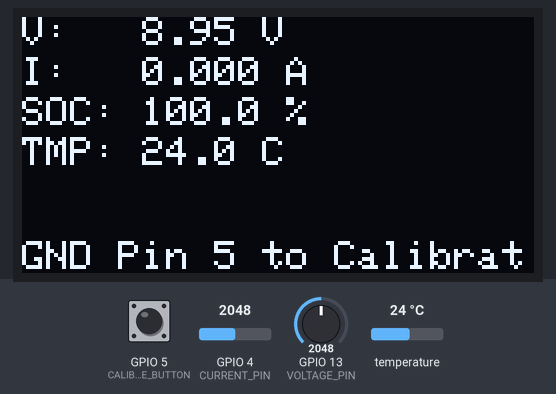
Recording of a sketch running on a simulated ESP32. Parts: 128×64 one-colour display. Inputs (shaded band) come from the test bench; at power-on: temperature 24 °C, GPIO 5 (CALIBRATE_BUTTON) HIGH, GPIO 4 (CURRENT_PIN) = 2048, GPIO 13 (VOLTAGE_PIN) = 2048 (analog values on the 0–4095 scale). EEPROM starts erased; what the sketch prints to the serial monitor is not drawn.

Above: at 5.5 s.
5.6 s: temperature set to 12 °C
At 6.7 s:
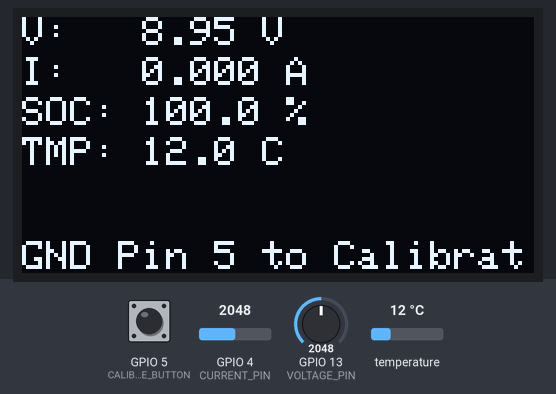
7.4 s: GPIO 5 (CALIBRATE_BUTTON) pulled LOW for 1 s
At 9.3 s:
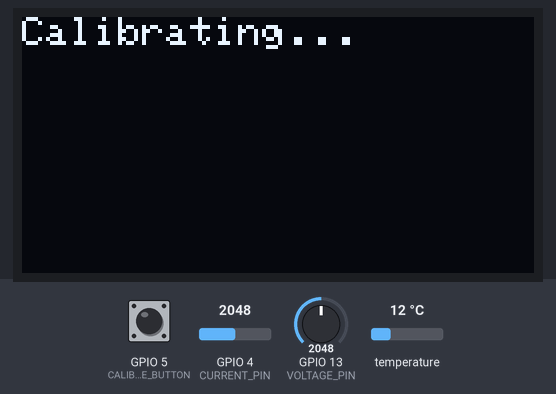
11.3 s: GPIO 4 (CURRENT_PIN) set to 2093
At 13.5 s:
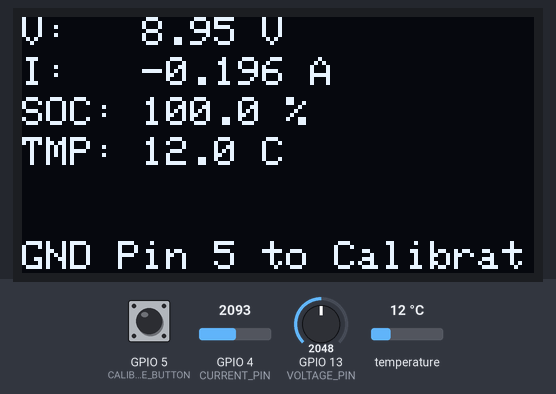
14.3 s: GPIO 13 (VOLTAGE_PIN) set to 2866
At 16.9 s:
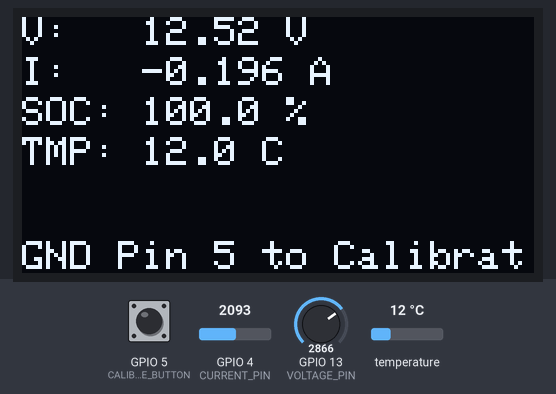
17.3 s: temperature set to 19 °C
19.3 s: GPIO 4 (CURRENT_PIN) set to 2047
At 22.0 s:
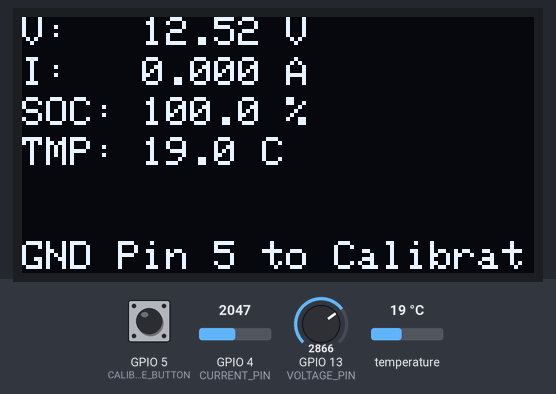
Timing chart, 0 to 23.3 s (numbered marks = the images above; inputs shaded):
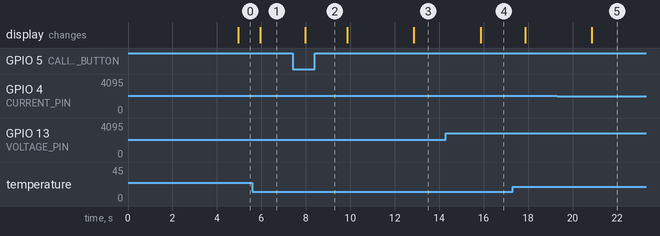

Measured:
- the behaviour switches between 2059 and 2060 on GPIO 4 (CURRENT_PIN) (found by bisection; images 2 and 3)
- after the input at 5.6 s, the display: changes after 0.35 s (image 1)
- after the input at 7.4 s, the display: changes after 0.58 s (image 2)
- after the input at 11.3 s, the display: changes after 1.6 s (image 3)
- after the input at 14.3 s, the display: changes after 1.6 s (image 4)
- after the input at 19.3 s, the display: changes after 1.6 s (image 5)

The sketch:

battery.ino
```cpp
// My Battery Project
// Reads voltage, current, and temp to show the battery SOC (State of Charge).
// It's supposed to remember the battery level even if I unplug it.
// Written by me, with a lot of help from Google.

// All the libraries I need to make this work
#include <Wire.h>
#include <Adafruit_GFX.h>
#include <Adafruit_SSD1306.h>
#include <OneWire.h>
#include <DallasTemperature.h>
#include <EEPROM.h>

// --- Pin Setup ---
// Where I plugged everything into my ESP32
const int VOLTAGE_PIN = 13;       // The voltage sensor's signal pin
const int CURRENT_PIN = 4;        // The current sensor's signal pin
const int CALIBRATE_BUTTON = 5;   // The button to zero-out the current sensor
const int TEMP_PROBE_PIN = 23;    // The data pin for the DS18B20 temp probe

// --- Screen Stuff ---
#define SCREEN_WIDTH 128
#define SCREEN_HEIGHT 64
#define OLED_SDA_PIN 21
#define OLED_SCL_PIN 22
Adafruit_SSD1306 display(SCREEN_WIDTH, SCREEN_HEIGHT, &Wire, -1);

// --- OneWire Setup for the Temp Sensor ---
OneWire oneWireThing(TEMP_PROBE_PIN);
DallasTemperature tempSensor(&oneWireThing);

// --- Battery Settings ---
// The total size of my battery pack in Amp-hours. I looked this up online.
const float BATTERY_FULL_CAPACITY = 12.064;

// --- Sensor Tuning ---
// These numbers make the sensors read correctly. Had to figure these out by testing.
const float VOLTAGE_CORRECTION = 5.423; // My voltage divider isn't perfect, so this fixes it.
const float CURRENT_SENSITIVITY = 0.185; // This is from the ACS712 datasheet for the 5A version.
const float ESP32_VOLTAGE = 3.3;

// --- Global Variables ---
// Stuff that needs to be accessed by multiple functions
float noLoadVoltage = 0; // Stores the sensor voltage when there's no current
float batteryJuiceLeft;  // This holds the remaining Ah, gets loaded from memory
unsigned long timeOfLastCheck = 0;
unsigned long timeOfLastSave = 0;

// --- Tweakable Settings ---
// How many readings to average for the current. More means smoother but slower.
#define SAMPLES_TO_AVERAGE 200
// If the current is less than this, just call it zero. Helps ignore noise.
const float CURRENT_NOISE_THRESHOLD = 0.05;

void setup() {
  Serial.begin(115200); // Gotta start the serial port to see what's happening

  // --- EEPROM - The ESP32's memory ---
  EEPROM.begin(4); // I only need 4 bytes to store the battery level (a float).
  // Try to load the last battery level.
  EEPROM.get(0, batteryJuiceLeft);
  // If the memory is weird (first time running, etc.), just start fresh with a full battery.
  if (isnan(batteryJuiceLeft) || batteryJuiceLeft < 0 || batteryJuiceLeft > BATTERY_FULL_CAPACITY) {
    Serial.println("Memory was empty or weird. Assuming battery is full.");
    batteryJuiceLeft = BATTERY_FULL_CAPACITY;
  } else {
    Serial.print("Got old battery level from memory: ");
    Serial.println(batteryJuiceLeft);
  }

  // Set up the button. INPUT_PULLUP means I don't need an external resistor for it.
  pinMode(CALIBRATE_BUTTON, INPUT_PULLUP);

  // Get the screen running
  Wire.begin(OLED_SDA_PIN, OLED_SCL_PIN);
  if (!display.begin(SSD1306_SWITCHCAPVCC, 0x3C)) {
    Serial.println("Can't find the screen, freezing.");
    while (true); // Loop forever if the screen isn't connected
  }

  // Start the temp sensor
  tempSensor.begin();

  analogReadResolution(12); // Use the full 12-bit ADC range

  zeroOutCurrentSensor(); // Do the first calibration when it turns on

  delay(2000); // Wait a couple seconds before the main loop starts
  timeOfLastCheck = millis();
  timeOfLastSave = millis();
}

void loop() {
  // If I press the button (connecting the pin to Ground), run the calibration
  if (digitalRead(CALIBRATE_BUTTON) == LOW) {
    zeroOutCurrentSensor();
    // This loop just waits for me to let go of the button
    while (digitalRead(CALIBRATE_BUTTON) == LOW) {
      delay(50);
    }
  }

  // I only want to update the screen once per second, not a zillion times
  if (millis() - timeOfLastCheck >= 1000) {
    timeOfLastCheck = millis();

    // --- Get all the sensor readings ---

    // Get Voltage
    int rawVoltageReading = analogRead(VOLTAGE_PIN);
    float voltageAtPin = (rawVoltageReading / 4095.0) * ESP32_VOLTAGE;
    float actualBatteryVoltage = voltageAtPin * VOLTAGE_CORRECTION;

    // Get Current (and average a bunch of readings to make it stable)
    long totalCurrentReading = 0;
    for (int i = 0; i < SAMPLES_TO_AVERAGE; i++) {
      totalCurrentReading += analogRead(CURRENT_PIN);
    }
    int avgCurrentReading = totalCurrentReading / SAMPLES_TO_AVERAGE;
    float currentSensorVoltage = (avgCurrentReading / 4095.0) * ESP32_VOLTAGE;
    // The sensor is wired backwards for discharging, so I have to flip the math here
    float amps = (noLoadVoltage - currentSensorVoltage) / CURRENT_SENSITIVITY;

    // If the current is super small, it's probably just noise, so ignore it.
    if (abs(amps) < CURRENT_NOISE_THRESHOLD) {
      amps = 0.0;
    }

    // --- Get Temperature ---
    // Ask the sensor to get the temp
    tempSensor.requestTemperatures();
    // Wait a tiny bit for the sensor to finish its measurement
    delay(10); // <--- This is the new line I added
    // Now, grab the temperature value
    float tempC = tempSensor.getTempCByIndex(0);


    // --- Do all the math for the battery level ---

    // Figure out how much power was used since the last check
    float timePassedInHours = 1.0 / 3600.0; // 1 second is 1/3600th of an hour
    float ampsUsed = amps * timePassedInHours;
    batteryJuiceLeft -= ampsUsed;

    // Just in case, make sure the battery level doesn't go below 0 or above full
    if (batteryJuiceLeft < 0) batteryJuiceLeft = 0;
    if (batteryJuiceLeft > BATTERY_FULL_CAPACITY) batteryJuiceLeft = BATTERY_FULL_CAPACITY;

    // Turn the remaining amps into a percentage
    float stateOfChargePercent = (batteryJuiceLeft / BATTERY_FULL_CAPACITY) * 100.0;


    // --- Put everything on the screen ---
    display.clearDisplay();
    display.setTextColor(SSD1306_WHITE);
    display.setTextSize(1); // Use the small font for everything
    display.setCursor(0, 0); // Start at the top-left corner

    // Line 1: Voltage
    display.print("V:   ");
    display.print(actualBatteryVoltage, 2); // 2 decimal places
    display.println(" V");

    display.setCursor(0, 10); // Move down 10 pixels for the next line
    // Line 2: Current
    display.print("I:   ");
    display.print(amps, 3); // 3 decimal places
    display.println(" A");

    display.setCursor(0, 20); // Move down 10 pixels
    // Line 3: SOC
    display.print("SOC: ");
    display.print(stateOfChargePercent, 1);
    display.println(" %");

    display.setCursor(0, 30); // Move down 10 pixels
    // Line 4: Temperature
    display.print("TMP: ");
    display.print(tempC, 1);
    display.println(" C");

    // Add a static reminder at the bottom for the button
    display.setCursor(0, 56); // Go to the last line
    display.print("GND Pin 5 to Calibrate");


    display.display(); // This actually draws it on the screen

    // Also print to the serial monitor, it's useful for debugging
    Serial.print("V: "); Serial.print(actualBatteryVoltage, 2);
    Serial.print("V | I: "); Serial.print(amps, 3);
    Serial.print("A | SOC: "); Serial.print(stateOfChargePercent, 1);
    Serial.print("% | Temp: "); Serial.print(tempC, 1); Serial.println("C");
  }

  // Save the current battery level to the ESP32's memory every minute
  // so I don't have to do it a million times and wear it out.
  if (millis() - timeOfLastSave >= 60000) {
    timeOfLastSave = millis();
    EEPROM.put(0, batteryJuiceLeft);
    EEPROM.commit(); // This makes sure it actually saves
    Serial.println("Saved battery level to memory.");
  }
}

// This whole function is just for zero-ing out the current sensor
void zeroOutCurrentSensor() {
  Serial.println("\nCalibrating, make sure there's no load...");
  display.clearDisplay();
  display.setTextSize(1);
  display.setCursor(0, 0);
  display.println("Calibrating...");
  display.display();

  long totalReading = 0;
  for (int i = 0; i < 500; i++) {
    totalReading += analogRead(CURRENT_PIN);
    delay(2);
  }
  int avgReading = totalReading / 500;
  noLoadVoltage = (avgReading / 4095.0) * ESP32_VOLTAGE;

  Serial.print("New zero point voltage is: ");
  Serial.println(noLoadVoltage, 3);
}
```
